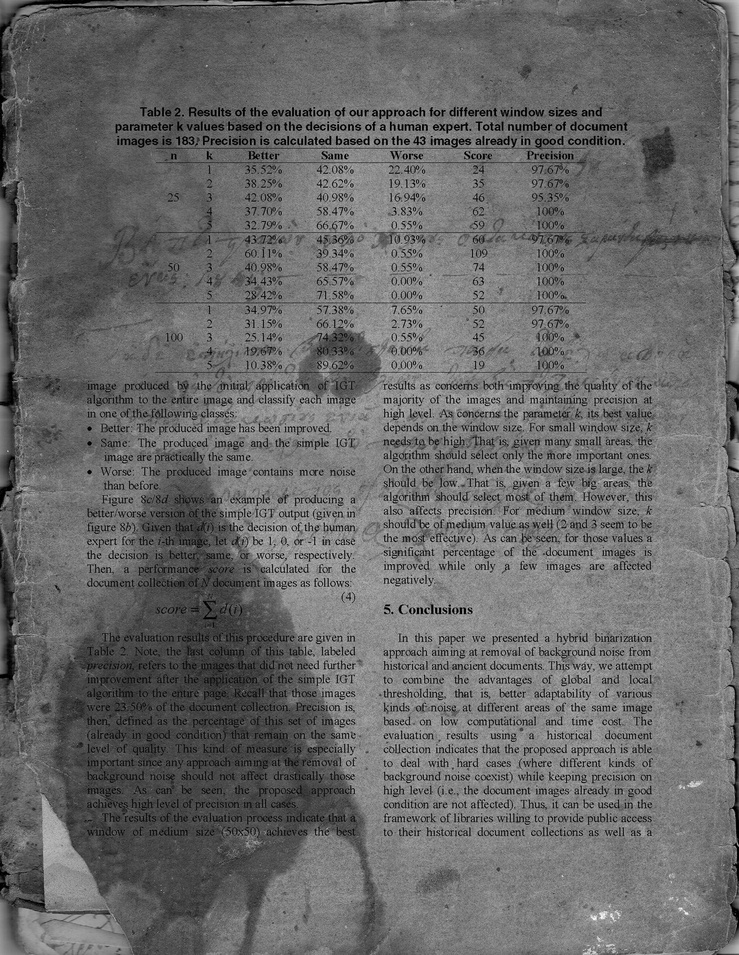
%> input picture Final Project/Codes/Part1/ICFHR2010/3_10.jpg, 739 x 955 px, shrunk from 1700 x 2199 before the run
$ octave Part1_Q4.m   (GNU Octave 9; MATLAB toolbox functions it lacks are replaced by stand-ins)
%> lines starting %> are read from the running program, lines starting %| are printed output that depends on the picture
%%----------Part 1 - Question 4 --------------
%%--------- Mandana Samiei--------------------
%%--------- Student Id: 40059116 -------------
%% Contrast Estimation

%I = imread('/Users/mandana/Documents/MATLAB/Final_Project/Part1/DIBCO2009/H04.bmp');
I = imread('/Users/mandana/Documents/MATLAB/Final_Project/Part1/ICFHR2010/3_10.jpg');
%> I is the input picture: size 955x739 uint8; min 0, max 255, mean 105.3
if ndims(I) == 3
   I = rgb2gray(I);
end
r = size(I,1);
%> r = 955
c = size(I,2);
%> c = 739
minGrayLevel = double(min(min(I))); %Finding minimum intenisty in the image
%> minGrayLevel = 0
maxGrayLevel = double(max(max(I))); %Finding maximum intenisty in the image
%> maxGrayLevel = 255
% Gray level mapping to a range from 0 to 255
Slope= 255/(maxGrayLevel - minGrayLevel);
%> Slope = 1
currVal = 255 - Slope * maxGrayLevel;
%> currVal = 0
ContrastStretchedImg = Slope*I + currVal;

% Extract Background Using Closing morphological Operator
se = strel('disk',10);
bgImg = imclose(ContrastStretchedImg,se);
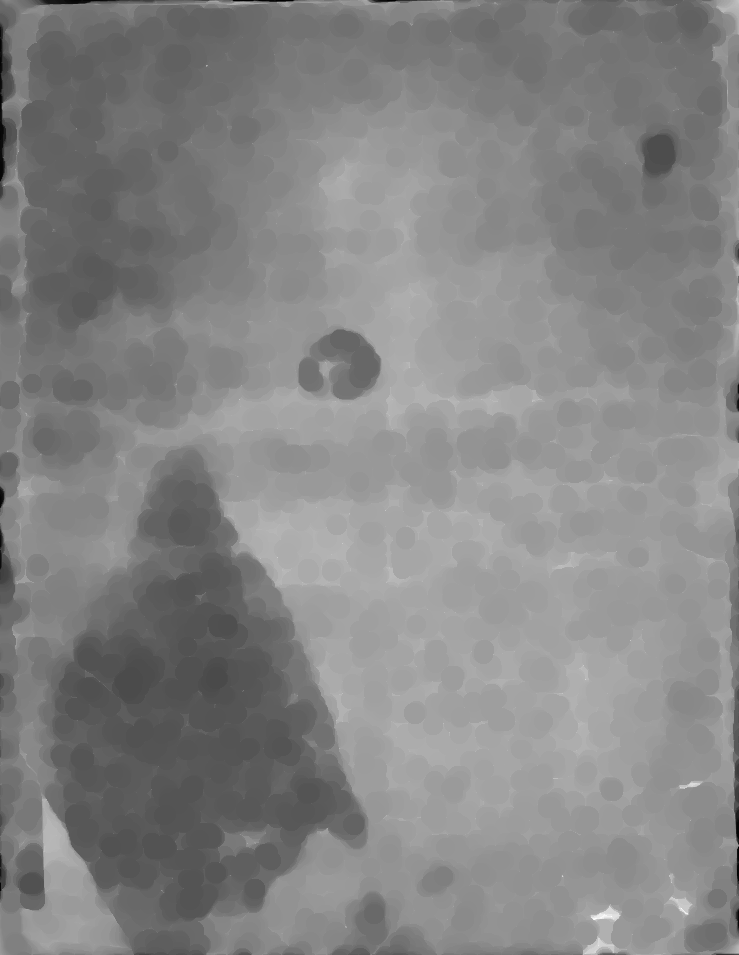
%> bgImg: size 955x739 uint8; min 1, max 255, mean 132.8

% Subtract original image from background image
ContrastImg = bgImg - I;
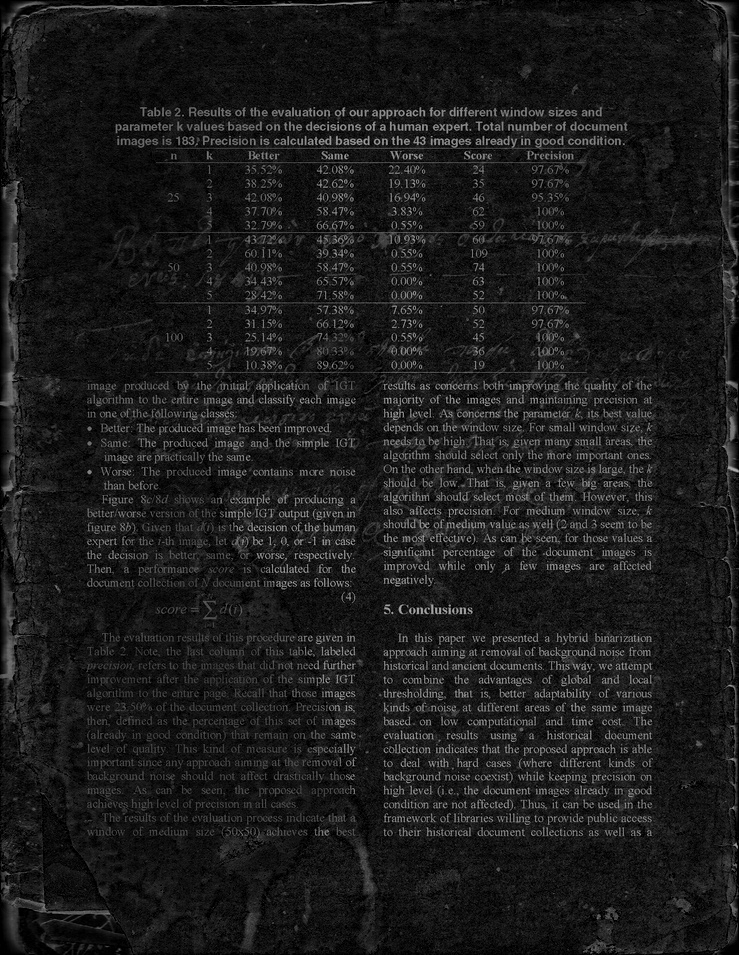
%> ContrastImg: size 955x739 uint8; min 0, max 178, mean 27.5

figure;
subplot(1,4,1);
imshow(I);title('Original Image');
subplot(1,4,2);
imshow(ContrastStretchedImg);title('Adjusted Image');
subplot(1,4,3);
imshow(bgImg);title('Background Image');
subplot(1,4,4);
imshow(ContrastImg);title('Contrast Image');
